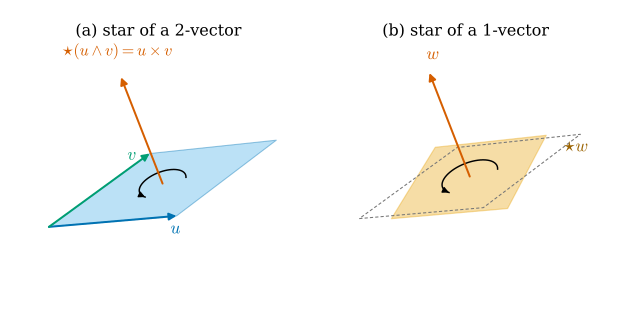

Reproduce this figure in Python.
"""Figure 34.2.1: the Hodge star in R^3 as an orthogonal complement (Section 34.2, Definition 34.2.5,
Proposition 34.2.8).

(a) xi = u ^ v with u = (1, 0.15, 0.25), v = (0.3, 0.9, 0.35): the 1-vector star(xi) = u x v is normal to the
    parallelogram, its length equals the area |u ^ v| and (u, v, star xi) is positively oriented.
(b) the 1-vector w = u x v and its Hodge star, drawn as a square in the plane w-perp with side sqrt|w|
    (area |w|), oriented so that (w, p, q) is positively oriented (counterclockwise seen from the tip of w).
    Since star star = 1 in R^3, star w = u ^ v: the dashed outline is the parallelogram of (a), the same 2-vector.
Self-checks: |u x v| = |u ^ v|, det(u, v, u x v) > 0, p, q orthonormal-scaled with p ^ q = u ^ v
(components compared), det(w, p, q) > 0. An interactive plotly version is written next to the SVG.
"""
from pathlib import Path
import sys

import numpy as np

sys.path.insert(0, str(Path(__file__).resolve().parents[1] / "lib"))
import dgfig  # noqa: E402
import ch34  # noqa: E402

dgfig.setup()
import matplotlib.pyplot as plt  # noqa: E402
from mpl_toolkits.mplot3d.art3d import Poly3DCollection  # noqa: E402

C = dgfig.COLORS
u = np.array([1.0, 0.15, 0.25])
v = np.array([0.3, 0.9, 0.35])
n = np.cross(u, v)
area = np.linalg.norm(n)
assert abs(area ** 2 - ch34.inner_t(ch34.vec_tensor(u, v), ch34.vec_tensor(u, v))) < 1e-12
assert np.linalg.det(np.column_stack([u, v, n])) > 0
assert np.allclose(ch34.hodge_t(ch34.vec_tensor(u, v), 3), n)     # star(u ^ v) = u x v

# square p ^ q in the plane perpendicular to w = n, area |w|, with (w, p, q) positive
w = n
s = np.sqrt(np.linalg.norm(w))
p = u - np.dot(u, w) / np.dot(w, w) * w
p = s * p / np.linalg.norm(p)
q = np.cross(w, p)
q = s * q / np.linalg.norm(q)
assert np.linalg.det(np.column_stack([w, p, q])) > 0
assert np.allclose(ch34.vec_tensor(p, q), ch34.vec_tensor(u, v))  # star w = u ^ v (star star = 1)
print(f"area |u^v| = {area:.4f}, u x v = {np.round(n, 4)}")


def arc(center, a, b, r, n_pts=40):
    e1 = a / np.linalg.norm(a)
    bp = b - np.dot(b, e1) * e1
    e2 = bp / np.linalg.norm(bp)
    ts = np.linspace(0.3, 1.25 * np.pi + 0.3, n_pts)
    return center + r * (np.cos(ts)[:, None] * e1 + np.sin(ts)[:, None] * e2)


def draw_arc(ax, pts):
    ax.plot(*pts.T, color=C["main"], lw=1.1, zorder=9)
    dgfig.arrow3d(ax, pts[-3], pts[-1] - pts[-3], role="main", lw=1.1, head=9, zorder=9)


fig = plt.figure(figsize=(6.4, 3.2))
axA = fig.add_subplot(121, projection="3d", computed_zorder=False)
axB = fig.add_subplot(122, projection="3d", computed_zorder=False)
for ax in (axA, axB):
    ax.view_init(elev=20, azim=-58)
    ax.set_axis_off()
o = np.zeros(3)
P = np.array([o, u, u + v, v])

# (a)
axA.add_collection3d(Poly3DCollection([P], facecolor=C["region"], alpha=0.4, edgecolor=C["tangent"],
                                      linewidth=0.8, zorder=2))
dgfig.arrow3d(axA, o, u, role="tangent", label=r"$u$", label_offset=(0.0, -0.15, -0.05), fontsize=13)
dgfig.arrow3d(axA, o, v, role="third", label=r"$v$", label_offset=(-0.2, -0.05, -0.08), fontsize=13)
draw_arc(axA, arc(0.5 * (u + v), u, v, 0.18))
c = 0.5 * (u + v)
dgfig.arrow3d(axA, c, n, role="normal", label=r"$\star(u\wedge v) = u\times v$", label_offset=(0.0, 0.0, 0.12),
              fontsize=12, zorder=11)
axA.set_title("(a) star of a 2-vector", fontsize=12, y=0.95)

# (b)
Q = np.array([o - 0.5 * (p + q), o + 0.5 * (p - q), o + 0.5 * (p + q), o - 0.5 * (p - q)])
axB.add_collection3d(Poly3DCollection([Q], facecolor=C["accent"], alpha=0.35, edgecolor=C["accent"],
                                      linewidth=0.9, zorder=2))
Pc = P - 0.5 * (u + v)
axB.plot(*np.vstack([Pc, Pc[:1]]).T, color=C["aux"], lw=0.8, ls=(0, (3, 2)), zorder=3)
draw_arc(axB, arc(o, p, q, 0.22))
dgfig.arrow3d(axB, o, w, role="normal", label=r"$w$", label_offset=(0.06, 0.0, 0.08), fontsize=13, zorder=11)
axB.text(*(0.5 * (p + q) + np.array([0.15, 0.0, -0.1])), r"$\star w$", fontsize=13, color="#9A6200")
axB.set_title("(b) star of a 1-vector", fontsize=12, y=0.95)

dgfig.equal_aspect(axA, np.vstack([P, c + n, [[0, 0, -0.1]]]), zoom=0.95)
dgfig.equal_aspect(axB, np.vstack([Q, Pc, w, [[0, 0, -0.5]]]), zoom=0.95)
fig.subplots_adjust(left=0, right=1, bottom=0, top=1, wspace=0.0)
dgfig.save(fig, __file__)

# interactive version (plotly) -------------------------------------------------------------------------
import plotly.graph_objects as go  # noqa: E402


def quad(S, color, opacity, name):
    return go.Mesh3d(x=S[:, 0], y=S[:, 1], z=S[:, 2], i=[0, 0], j=[1, 2], k=[2, 3], color=color,
                     opacity=opacity, name=name, hoverinfo="name")


def seg(a, b, color, text):
    return go.Scatter3d(x=[a[0], b[0]], y=[a[1], b[1]], z=[a[2], b[2]], mode="lines+text", text=["", text],
                        line=dict(color=color, width=6), hoverinfo="text", showlegend=False)


traces = [quad(P, C["region"], 0.5, "u ^ v"), seg(o, u, C["tangent"], "u"), seg(o, v, C["third"], "v"),
          seg(c, c + n, C["normal"], "star(u ^ v) = u x v"),
          quad(Q + 2.2 * np.array([1.0, 0.0, 0.0]), C["accent"], 0.45, "star w (square, area |w|)"),
          seg(2.2 * np.array([1.0, 0, 0]), 2.2 * np.array([1.0, 0, 0]) + w, C["normal"], "w")]
pfig = go.Figure(traces)
pfig.update_layout(scene=dict(aspectmode="data", xaxis_title="x", yaxis_title="y", zaxis_title="z"),
                   margin=dict(l=0, r=0, t=30, b=0), showlegend=False,
                   title=dict(text="Hodge star in R^3: star(u ^ v) = u x v (left), star w = square in w-perp (right)",
                              x=0.5, font=dict(size=13)))
out = Path(__file__).with_name(Path(__file__).stem + "-interactive.html")
pfig.write_html(out, include_plotlyjs="cdn", full_html=True, div_id="fig-34-2-1-interactive",
                config={"displaylogo": False})
print(f"saved {out}")
